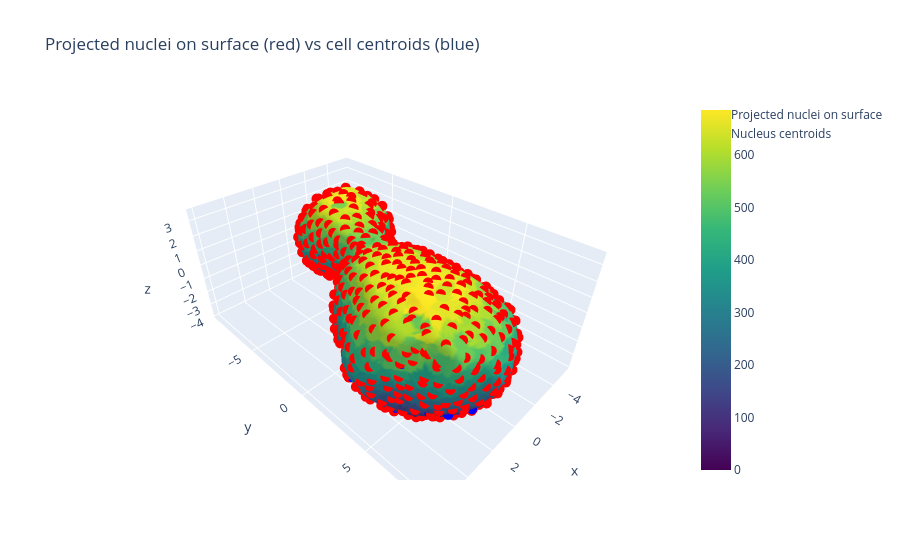

The cell this chart's notebook holds for it:
### Code cell
import plotly.graph_objects as go

# 3) Recover centroids and projected points from node attributes
nodes = sorted(G.nodes())  # should be [0, 1, ..., N_cells-1]

nuclei_xyz = np.array([G.nodes[n]["centroid"]   for n in nodes])  # (N_cells, 3)
proj_points = np.array([G.nodes[n]["proj_point"] for n in nodes])  # (N_cells, 3)

# For coloring the mesh: one label per vertex (Voronoi owner)
vertex_label_field = vertex_owner.astype(float)  # numeric for Plotly

print(np.unique(vertex_label_field).shape)
print(len(nodes))
print(len(proj_points))

# 4) Build the figure
fig = go.Figure(data=[
    # Surface colored by which cell owns each vertex
    go.Mesh3d(
        x=mesh.v[:, 0], y=mesh.v[:, 1], z=mesh.v[:, 2],
        i=mesh.f[:, 0], j=mesh.f[:, 1], k=mesh.f[:, 2],
        intensity=vertex_label_field,
        colorscale='Viridis',
        showscale=True,
        name="Surface Voronoi"
    ),

    # Projected points on the surface (red)
    go.Scatter3d(
        x=proj_points[:, 0],
        y=proj_points[:, 1],
        z=proj_points[:, 2],
        mode='markers',
        marker=dict(size=6, color='red', symbol='circle'),
        name="Projected nuclei on surface"
    ),

    # True nucleus centroids in volume (blue)
    go.Scatter3d(
        x=nuclei_xyz[:, 0],
        y=nuclei_xyz[:, 1],
        z=nuclei_xyz[:, 2],
        mode='markers',
        marker=dict(size=6, color='blue', symbol='circle'),
        name="Nucleus centroids"
    )
])

fig.update_layout(
    scene=dict(aspectmode='data'),
    title="Projected nuclei on surface (red) vs cell centroids (blue)"
)

fig.show()

### Figure 1 — Plotly figure (JSON) as saved in the notebook; plotly's stock layout.template omitted (floating-point values rounded to 4 significant figures; data arrays with more than 128 entries replaced by an {"elided": "..."} marker saying what was removed)
{"data": [{"colorscale": [[0, "#440154"], [0.1111, "#482878"], [0.2222, "#3e4989"], [0.3333, "#31688e"], [0.4444, "#26828e"], [0.5556, "#1f9e89"], [0.6667, "#35b779"], [0.7778, "#6ece58"], [0.8889, "#b5de2b"], [1, "#fde725"]], "i": {"elided": "35998 int values"}, "intensity": {"elided": "18001 float values"}, "j": {"elided": "35998 int values"}, "k": {"elided": "35998 int values"}, "name": "Surface Voronoi", "showscale": true, "type": "mesh3d", "x": {"elided": "18001 float values"}, "y": {"elided": "18001 float values"}, "z": {"elided": "18001 float values"}}, {"marker": {"color": "red", "size": 6, "symbol": "circle"}, "mode": "markers", "name": "Projected nuclei on surface", "type": "scatter3d", "x": {"elided": "687 float values"}, "y": {"elided": "687 float values"}, "z": {"elided": "687 float values"}}, {"marker": {"color": "blue", "size": 6, "symbol": "circle"}, "mode": "markers", "name": "Nucleus centroids", "type": "scatter3d", "x": {"elided": "687 float values"}, "y": {"elided": "687 float values"}, "z": {"elided": "687 float values"}}], "layout": {"scene": {"aspectmode": "data"}, "title": {"text": "Projected nuclei on surface (red) vs cell centroids (blue)"}}}
